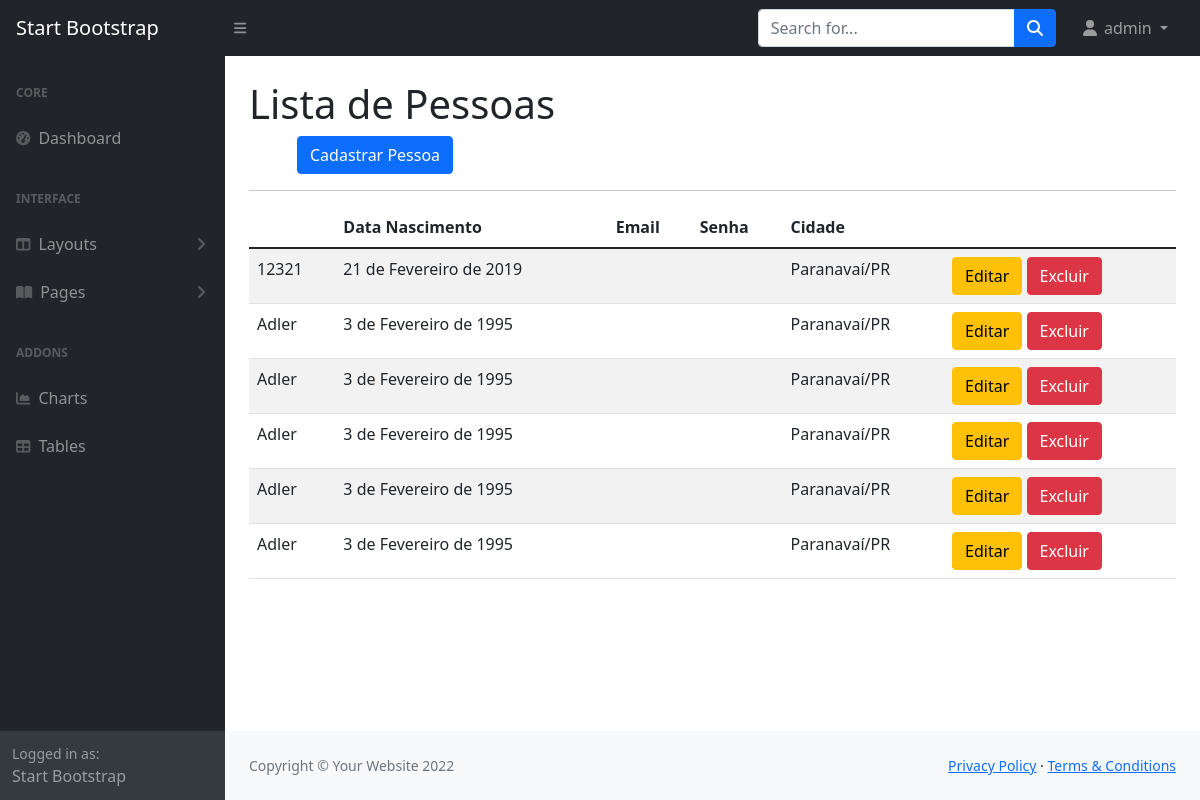
Page /listar/pessoa/ (signed in) on the earlier database version.
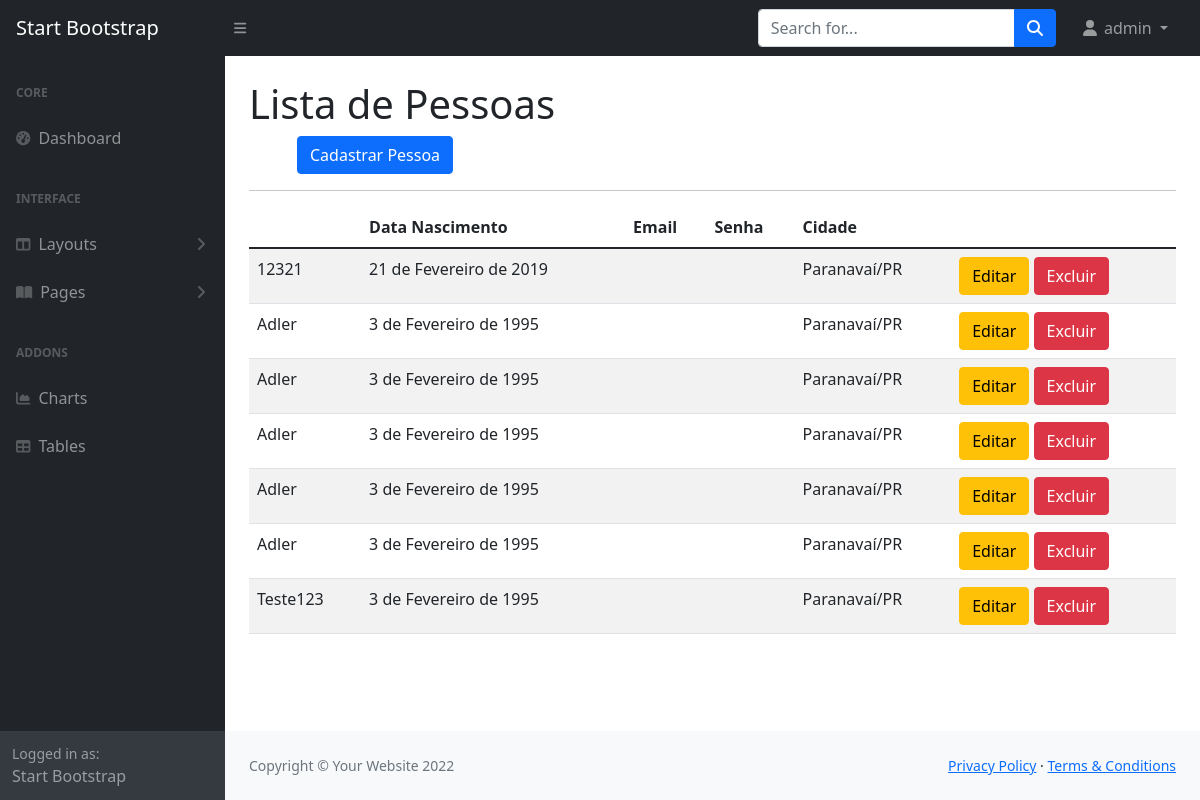
Same page on the later database version.
### paginas/models.py (models this page shows, shortened)
class Pessoa(models.Model):
    nome_completo = models.CharField(max_length=50, verbose_name="Nome da pessoa", help_text="Digite seu nome completo")
    nascimento = models.DateField(verbose_name='Data de nascimento')
    cidade = models.ForeignKey(Cidade, on_delete=models.PROTECT)
    criado_em = models.DateTimeField(auto_now_add=True)
    atualizado_em = models.DateTimeField(auto_now=True)
    usuario = models.ForeignKey(User, on_delete=models.PROTECT)

class Cidade(models.Model):
    nome = models.CharField(max_length=100,verbose_name="Nome da cidade")
    estado = models.CharField(max_length=2,choices=ESTADOS)
    criado_em = models.DateTimeField(auto_now_add=True)
    atualizado_em = models.DateTimeField(auto_now=True)
    usuario = models.ForeignKey(User, on_delete=models.PROTECT)
    def __str__(self):
        return self.nome + "/" + self.estado

### paginas/views.py (the view)
# urls.py: path('listar/pessoa/', PessoaList.as_view(), name='listar-pessoa'),
class PessoaList(LoginRequiredMixin, GroupRequiredMixin,  ListView):
    model = Pessoa
    template_name = 'paginas/listas/pessoa.html'
    def get_queryset(self):
        self.object_list = Pessoa.objects.filter(usuario=self.request.user)
        return self.object_list

### paginas/templates/paginas/listas/pessoa.html
{% extends 'paginas/modelo.html' %}
{% load static %}
{% block conteudo %}
<h1 class="mt-4">Lista de Pessoas</h1>
<a href="{% url 'cadastrar-pessoa' %}" class="btn btn-primary float-right ms-5">Cadastrar Pessoa</a>
<hr>
<table class="table table-striped">
    <thead>
        <tr>
            <th>
            </th>
            <th>Data Nascimento</th>
            <th>Email</th>
            <th>Senha</th>
            <th>Cidade</th>
        </tr>
    </thead>
    <tbody>
        {% for obj in object_list %}
            <tr>
                <td>{{obj.nome_completo}}</td>
                <td>{{obj.nascimento}}</td>
                <td>{{obj.email}}</td>
                <td>{{obj.senha}}</td>
                <td>{{obj.cidade}}</td>
                <td>
                    <a href="{% url 'editar-pessoa' obj.pk %}" class="btn btn-warning">
                        Editar</a>
                    <a href="{% url 'excluir-pessoa' obj.pk %}" class="btn btn-danger">
                        Excluir</a>
                </td>
            </tr>
        {% empty %}
            <tr>
                <td colspan="100%">Nenhum Registro Encontrado!</td>
            </tr>
        {% endfor %}
    </tbody>
</table>
{% endblock %}

### paginas/templates/paginas/modelo.html (shortened to what this page needs)
{% load static %}
<!DOCTYPE html>
<html lang="en">
<head>
    <link href="https://cdn.jsdelivr.net/npm/simple-datatables@latest/dist/style.css" rel="stylesheet" />
    <link href="{% static 'css/styles.css' %}" rel="stylesheet" />
</head>
<body class="sb-nav-fixed">
    {% block menu %}
    <nav class="sb-topnav navbar navbar-expand navbar-dark bg-dark">
        <a class="navbar-brand ps-3" href="index.html">Start Bootstrap</a>
        <button class="btn btn-link btn-sm order-1 order-lg-0 me-4 me-lg-0" id="sidebarToggle" href="#!"><i
                class="fas fa-bars"></i></button>
        <form class="d-none d-md-inline-block form-inline ms-auto me-0 me-md-3 my-2 my-md-0">
            <div class="input-group">
                <input class="form-control" type="text" placeholder="Search for..." aria-label="Search for..."
                    aria-describedby="btnNavbarSearch" />
                <button class="btn btn-primary" id="btnNavbarSearch" type="button"><i
                        class="fas fa-search"></i></button>
            </div>
        </form>
        <ul class="navbar-nav ms-auto ms-md-0 me-3 me-lg-4">
            {% if request.user.is_authenticated %}
            <li class="nav-item dropdown">
                <a class="nav-link dropdown-toggle" id="navbarDropdown" href="#" role="button" data-bs-toggle="dropdown"
                    aria-expanded="false"><i class="fas fa-user fa-fw"></i>
                    {{ request.user }}
                </a>
            </li>
            {% else %}
            <li class="nav-item">
                <a class="btn btn-success" href="{% url 'login' %}">Entrar</a>
            </li>
            {% endif %}
        </ul>
    </nav>
    {% endblock %}
    <div id="layoutSidenav">
            {% block menu-lateral %}
        <div id="layoutSidenav_nav">
            <nav class="sb-sidenav accordion sb-sidenav-dark" id="sidenavAccordion">
                <div class="sb-sidenav-menu">
                    <div class="nav">
                        <div class="sb-sidenav-menu-heading">Core</div>
                        <a class="nav-link" href="index.html">
                            <div class="sb-nav-link-icon"><i class="fas fa-tachometer-alt"></i></div>
                            Dashboard
                        </a>
                        <div class="sb-sidenav-menu-heading">Interface</div>
                        <a class="nav-link collapsed" href="#" data-bs-toggle="collapse"
                            data-bs-target="#collapseLayouts" aria-expanded="false" aria-controls="collapseLayouts">
                            <div class="sb-nav-link-icon"><i class="fas fa-columns"></i></div>
                            Layouts
                            <div class="sb-sidenav-collapse-arrow"><i class="fas fa-angle-down"></i></div>
                        </a>
                        <a class="nav-link collapsed" href="#" data-bs-toggle="collapse" data-bs-target="#collapsePages"
                            aria-expanded="false" aria-controls="collapsePages">
                            <div class="sb-nav-link-icon"><i class="fas fa-book-open"></i></div>
                            Pages
                            <div class="sb-sidenav-collapse-arrow"><i class="fas fa-angle-down"></i></div>
                        </a>
                        <div class="sb-sidenav-menu-heading">Addons</div>
                        <a class="nav-link" href="charts.html">
                            <div class="sb-nav-link-icon"><i class="fas fa-chart-area"></i></div>
                            Charts
                        </a>
                        <a class="nav-link" href="tables.html">
                            <div class="sb-nav-link-icon"><i class="fas fa-table"></i></div>
                            Tables
                        </a>
                    </div>
                </div>
                <div class="sb-sidenav-footer">
                    <div class="small">Logged in as:</div>
                    Start Bootstrap
                </div>
            </nav>
        </div>
        {% endblock %}
        <div id="layoutSidenav_content">
            <main>
                <div class="container-fluid px-4">
                    {% block conteudo %}{% endblock %}
            </main>
            <footer class="py-4 bg-light mt-auto">
                <div class="container-fluid px-4">
                    <div class="d-flex align-items-center justify-content-between small">
                        {% block rodape %}
                        <div class="text-muted">Copyright &copy; Your Website 2022</div>
                        <div>
                            <a href="#">Privacy Policy</a>
                            &middot;
                            <a href="#">Terms &amp; Conditions</a>
                        </div>
                        {% endblock %}
                    </div>
                </div>
            </footer>
        </div>
    </div>
</body>
</html>

Differences in the rows shown:
added Pessoa: nome_completo "Teste123", nascimento "3 de Fevereiro de 1995", cidade "Paranavaí/PR"
